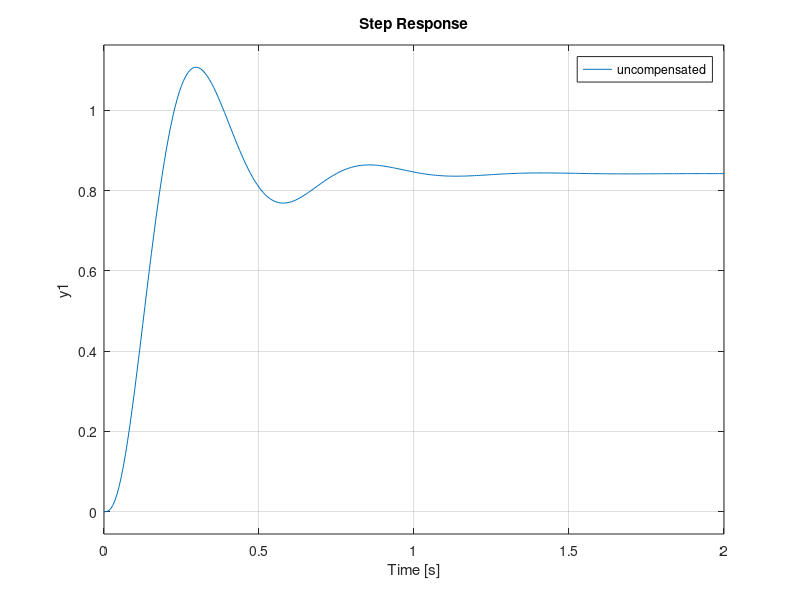

This figure's MATLAB source:
%Q1
clear all;
close all;
%uncompensated system
sys = tf([383],[1,21,103,195]);
%compensated system
sys1 = tf([6020,42140],[1,61.57,954.97,4731.71,7911.15]);

hold on;
step(sys/(sys+1));
step(sys1/(sys1+1));
legend('uncompensated','compensated');
hold off;